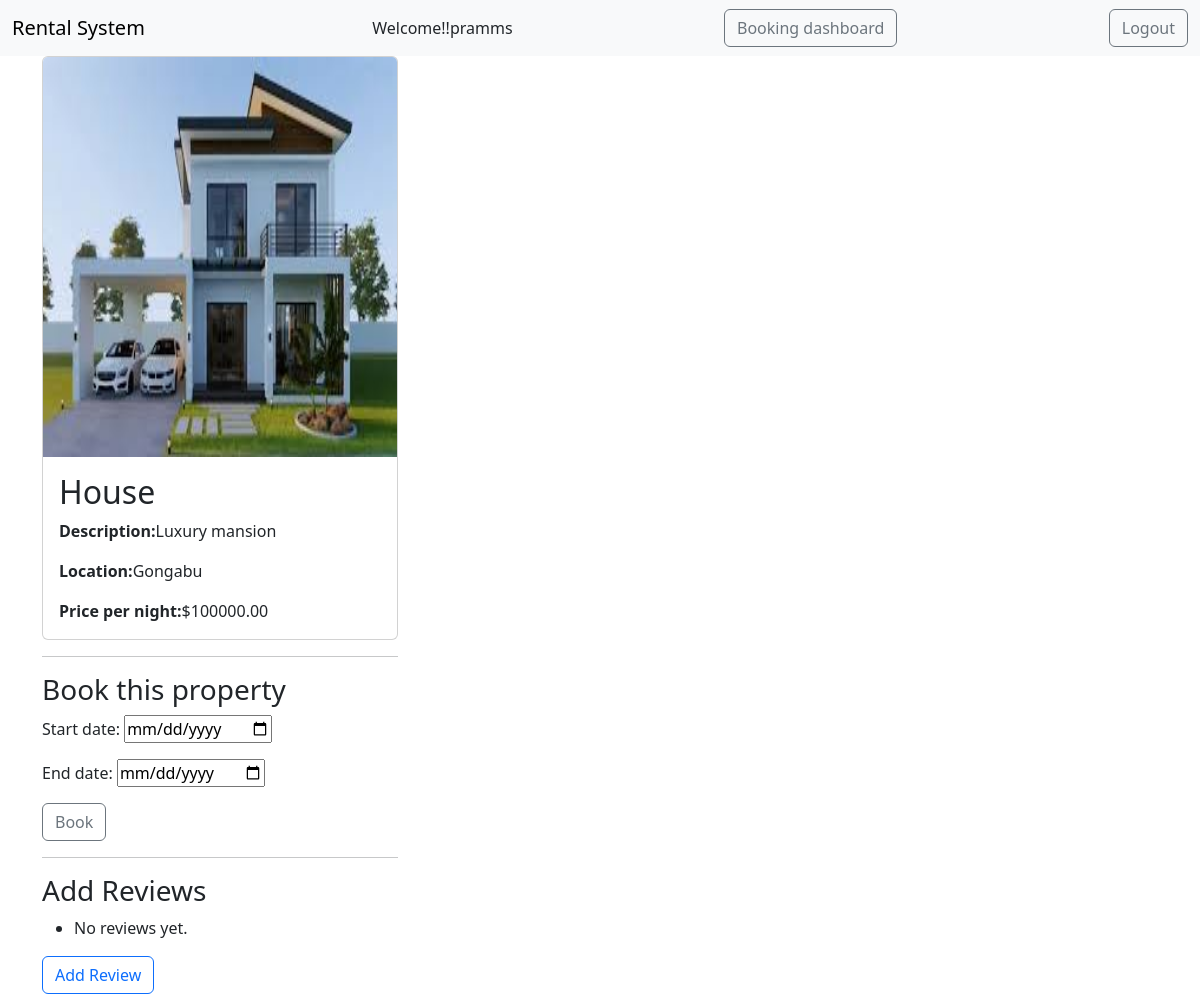
Before: /property-detail/5/ (signed in) with the older database file.
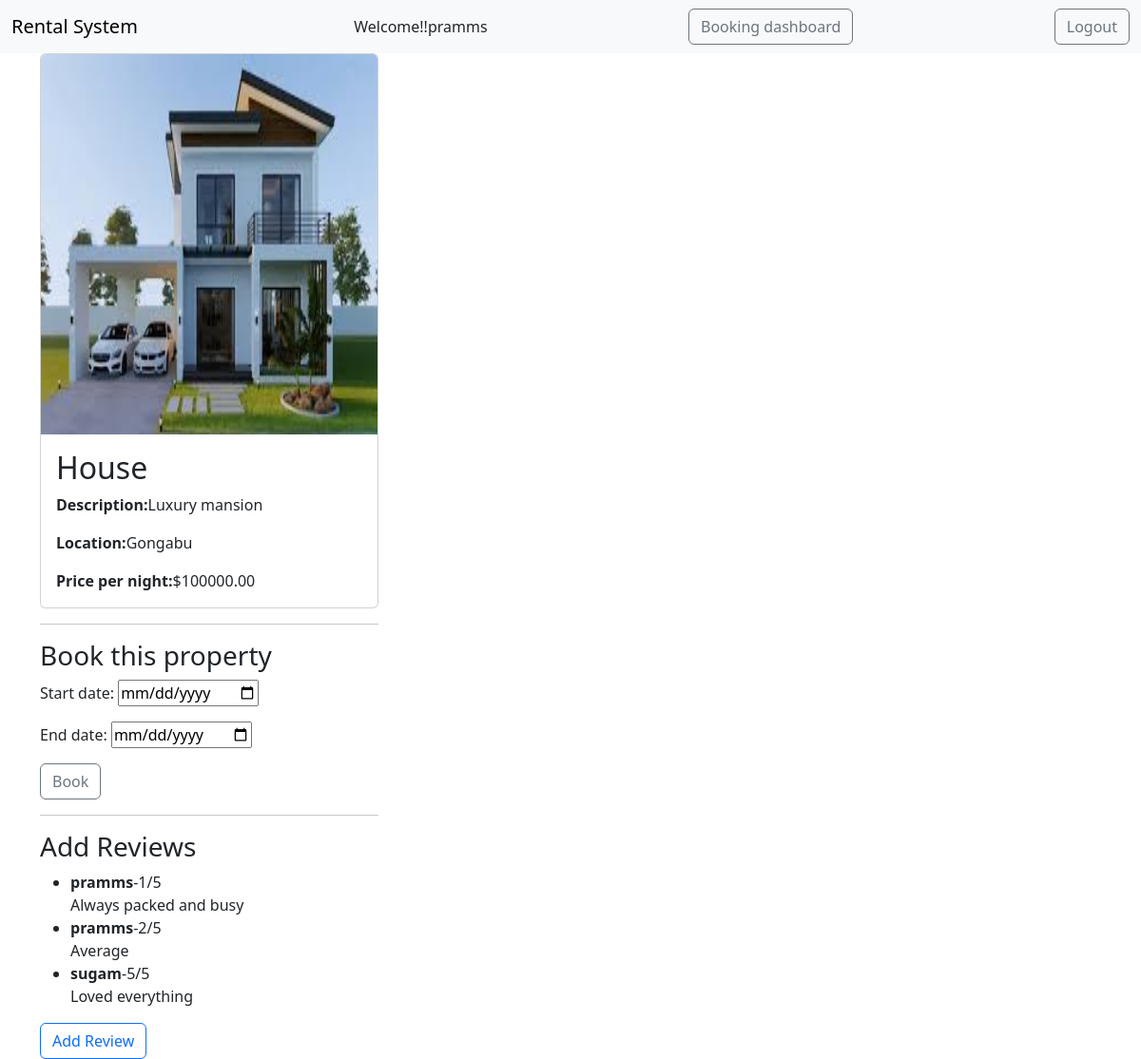
After: the same page with the newer database file.
### property/models.py (models this page shows, shortened)
class Property(models.Model):
    owner = models.ForeignKey(User,on_delete=models.CASCADE)
    title = models.CharField(max_length=200)
    description = models.TextField()
    location = models.CharField(max_length=200)
    price_per_night = models.DecimalField(max_digits=8,decimal_places=2)
    is_active = models.BooleanField(default=True) #admin can deactive listings.
    created_at = models.DateTimeField(auto_now_add=True)
    image = models.ImageField(upload_to="property_images/",blank=False)
    class Meta:
        verbose_name = "property"
        verbose_name_plural = "Properties"

class Review(models.Model):
    user = models.ForeignKey(User,on_delete=models.CASCADE,related_name="reviews")
    property = models.ForeignKey(Property,on_delete=models.CASCADE,related_name="reviews")
    rating = models.PositiveSmallIntegerField()
    comment = models.TextField(blank=True,null=True)
    approved = models.BooleanField(default=False)
    created_at = models.DateTimeField(auto_now_add=True)

### property/views.py (the view, shortened to what this page needs)
# urls.py: path("property-detail/<int:pk>/",views.PropertyDetailView.as_view(),name="property-detail"),
class PropertyDetailView(LoginRequiredMixin, DetailView, FormView):
    model = Property
    template_name = 'property_detail.html'
    context_object_name = 'property'
    form_class = BookingForm
    def get_queryset(self):
        return Property.objects.filter(is_active=True)
    def get_context_data(self, **kwargs):
        context = super().get_context_data(**kwargs)
        property = self.object
        context['reviews'] = property.reviews.all()
        return context

### property/forms.py (shortened to what this page needs)
class BookingForm(forms.ModelForm):
    class Meta:
        model = Booking
        fields = ['start_date', 'end_date']
        widgets = {
            'start_date': forms.DateInput(attrs={'type': 'date'}),
            'end_date': forms.DateInput(attrs={'type': 'date'}),
        }

### templates/property_detail.html (shortened to what this page needs)
{% extends "base.html" %}
{% block content %}
<div class="row row-cols-1 row-cols-md-3 g-4">
    <div class="col">
        <div class="card auto">
            <img src="{{ property.image.url }}" class="card-img-top" alt="..." height="400" width="400">
            <div class="card-body">
                <h2 class="card-title">{{ property.title }}</h2>
                <p class="card-text"><strong>Description:</strong>{{ property.description }}</p>
                <p class="card-text"><strong>Location:</strong>{{ property.location }}</p>
                <p class="card-text"><strong>Price per night:</strong>${{ property.price_per_night }}</p>
            </div>
        </div>
        <hr>
        <h3>Book this property</h3>
        <form action="" method="post">
            {{ form.as_p }}
            <button type="submit" class="btn btn-outline-secondary">Book</button>
        </form>
        <hr>
        <h3>Add Reviews</h3>
        <ul>
            {% for review in reviews %}
            <li>
                <strong>{{ review.user.username }}</strong>-{{ review.rating }}/5
                <br>
                {{ review.comment }}
            </li>
            {% empty %}
            <li>No reviews yet.</li>
            {% endfor %}
        </ul>
        <a href="{% url 'add-review' property.pk %}" class="btn btn-outline-primary">Add Review</a>
    </div>
</div>
{% endblock content %}

### templates/base.html (shortened to what this page needs)
<!doctype html>
<html lang="en">
<head>
    <link href="https://cdn.jsdelivr.net/npm/bootstrap@5.3.8/dist/css/bootstrap.min.css" rel="stylesheet"
>
</head>
<body>
    <nav class="navbar bg-body-tertiary">
        <div class="container-fluid">
            <a class="navbar-brand" href="/">Rental System</a>
            {% if user.is_authenticated %}
                Welcome!!{{ user.username }}
                {% if user.is_staff %}
                    <a href="{% url 'admin-bookings' %}" class="btn btn-outline-secondary">Booking dashboard</a>
                {% endif %}
            <form action="{% url 'logout' %}" method="post">
                <button type="submit" class="btn btn-outline-secondary">Logout</button>
            </form>
            {% else %}
            <a href="{% url 'login' %}" class="btn btn-outline-primary">Login</a>
            {% endif %}
        </div>
    </nav>
    <div class="container">
        {% block content %}
        {% endblock content %}
    </div>
</body>
</html>

Changed rows visible on the page:
added Review: user.username "pramms", rating "1", comment "Always packed and busy"
added Review: user.username "pramms", rating "2", comment "Average"
added Review: user.username "sugam", rating "5", comment "Loved everything"
Other visible differences:
text no longer shown: "No reviews yet."
